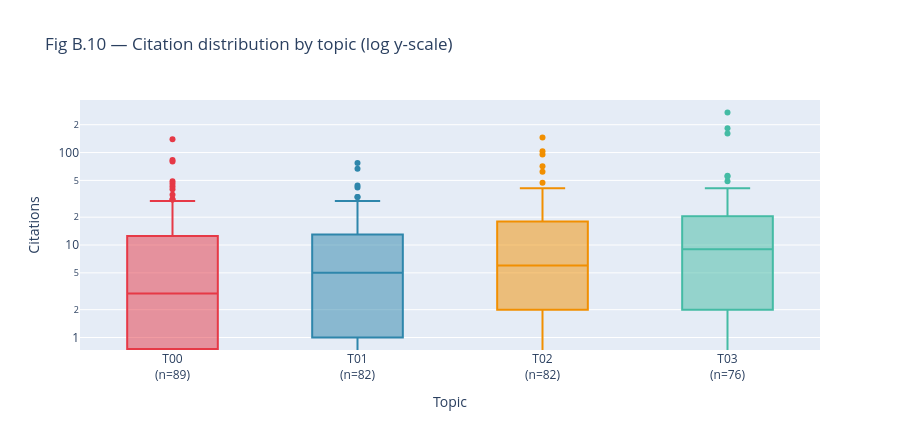

The notebook cell this image was saved under:
### Code cell
# Fig B.10 — Citation distribution by topic (box plot, log y)
fig_cit = go.Figure()
for t_id in sorted(df_v["topic_id_clean"].unique()):
    sub   = df_v[df_v["topic_id_clean"] == t_id]
    color = CLUSTER_PALETTE[t_id % len(CLUSTER_PALETTE)]
    name  = topic_labels_map.get(t_id, f"T{t_id:02d}")
    fig_cit.add_trace(go.Box(
        y=sub["Cited_by"], name=f"T{t_id:02d}<br>(n={len(sub)})",
        marker_color=color, boxpoints="outliers",
        hovertemplate="%{y} citations<extra>" + name + "</extra>",
    ))

fig_cit.update_layout(
    title="Fig B.10 — Citation distribution by topic (log y-scale)",
    yaxis=dict(title="Citations", type="log"),
    xaxis_title="Topic",
    showlegend=False,
    height=430,
)
fig_cit.show()
save_figure(fig_cit, "05_B10_citation_by_topic")

### Figure 1 — Plotly figure (JSON) as saved in the notebook; plotly's stock layout.template omitted (floating-point values rounded to 4 significant figures)
{"data": [{"boxpoints": "outliers", "hovertemplate": "%{y} citations<extra>T00: hackers, cybersecurity, online security</extra>", "marker": {"color": "#E63946"}, "name": "T00<br>(n=89)", "type": "box", "y": [2, 46, 14, 83, 23, 139, 7, 1, 0, 0, 43, 2, 3, 4, 5, 3, 1, 0, 2, 35, 0, 1, 5, 0, 0, 0, 80, 0, 20, 0, 8, 0, 2, 0, 30, 2, 0, 15, 9, 1, 1, 16, 6, 40, 1, 4, 0, 1, 3, 12, 12, 0, 28, 2, 9, 0, 14, 0, 0, 1, 16, 49, 3, 0, 2, 0, 3, 1, 0, 30, 1, 2, 10, 2, 4, 15, 8, 31, 5, 5, 0, 10, 26, 0, 4, 31, 12, 2, 1]}, {"boxpoints": "outliers", "hovertemplate": "%{y} citations<extra>T01: bots, aimbots, bot</extra>", "marker": {"color": "#2E86AB"}, "name": "T01<br>(n=82)", "type": "box", "y": [4, 6, 0, 19, 7, 1, 13, 3, 19, 1, 7, 4, 1, 0, 23, 33, 23, 33, 3, 8, 1, 1, 0, 0, 3, 9, 6, 8, 22, 9, 0, 42, 2, 0, 8, 2, 5, 67, 6, 3, 2, 0, 6, 0, 1, 17, 1, 8, 2, 0, 2, 0, 0, 77, 13, 26, 5, 1, 0, 22, 19, 13, 1, 7, 24, 2, 9, 1, 0, 0, 5, 13, 44, 13, 7, 21, 2, 0, 16, 1, 0, 30]}, {"boxpoints": "outliers", "hovertemplate": "%{y} citations<extra>T02: massive multiplayer, online mmogs, online peer</extra>", "marker": {"color": "#F18F01"}, "name": "T02<br>(n=82)", "type": "box", "y": [1, 1, 103, 17, 8, 3, 0, 10, 1, 6, 30, 19, 41, 2, 4, 4, 3, 0, 3, 3, 71, 1, 3, 8, 0, 0, 4, 6, 11, 4, 3, 28, 19, 0, 3, 3, 6, 16, 23, 13, 4, 0, 29, 62, 12, 7, 0, 37, 6, 3, 1, 2, 3, 10, 24, 95, 5, 3, 0, 2, 14, 20, 32, 7, 2, 15, 19, 18, 2, 14, 22, 8, 15, 3, 11, 18, 47, 145, 0, 1, 1, 5]}, {"boxpoints": "outliers", "hovertemplate": "%{y} citations<extra>T03: doping, competitive online, cyber</extra>", "marker": {"color": "#44BBA4"}, "name": "T03<br>(n=76)", "type": "box", "y": [9, 9, 25, 22, 16, 0, 1, 55, 4, 12, 1, 21, 5, 41, 1, 39, 2, 8, 17, 6, 2, 0, 18, 161, 1, 4, 0, 2, 27, 2, 1, 0, 13, 28, 15, 0, 7, 7, 8, 7, 20, 12, 8, 0, 38, 14, 10, 9, 2, 2, 14, 25, 26, 11, 12, 8, 9, 2, 271, 0, 34, 19, 2, 2, 49, 15, 0, 183, 2, 11, 29, 56, 4, 24, 15, 1]}], "layout": {"height": 430, "showlegend": false, "title": {"text": "Fig B.10 — Citation distribution by topic (log y-scale)"}, "xaxis": {"title": {"text": "Topic"}}, "yaxis": {"title": {"text": "Citations"}, "type": "log"}}}
